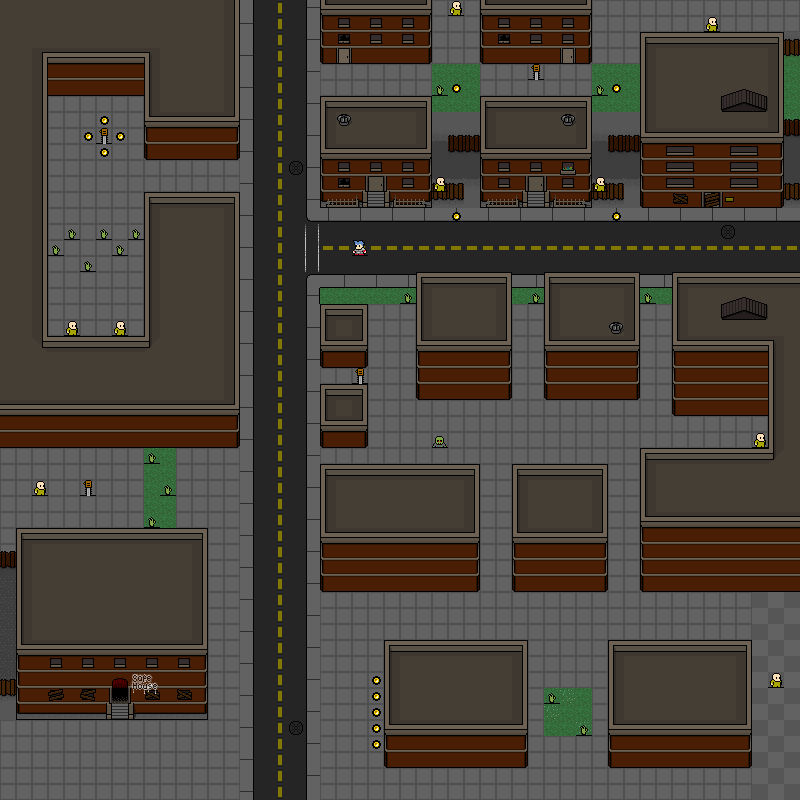

This game map was drawn from its Tiled (.tmx) file and the tilesets committed beside it. A one-line description and the trimmed map source follow:
An orthogonal 50x50 tile map with 16x16 px tiles, 3 tile layers (bg, fg, placement).

<map version="1.0" orientation="orthogonal" width="50" height="50" tilewidth="16" tileheight="16">
 <properties>
  <property name="safe" value="7,43" />
 </properties>
 <tileset firstgid="1" name="ztown" tilewidth="16" tileheight="16">
  <image source="ztown.png" width="256" height="295" />
 </tileset>
 <layer name="bg" width="50" height="50">
  <data>[2500 cells, 2500 non-empty, 84 distinct tile ids]</data>
 </layer>
 <layer name="fg" width="50" height="50">
  <data>[2500 cells, 23 non-empty, 9 distinct tile ids]</data>
 </layer>
 <layer name="placement" width="50" height="50">
  <data>[2500 cells, 44 non-empty, 6 distinct tile ids]</data>
 </layer>
</map>
